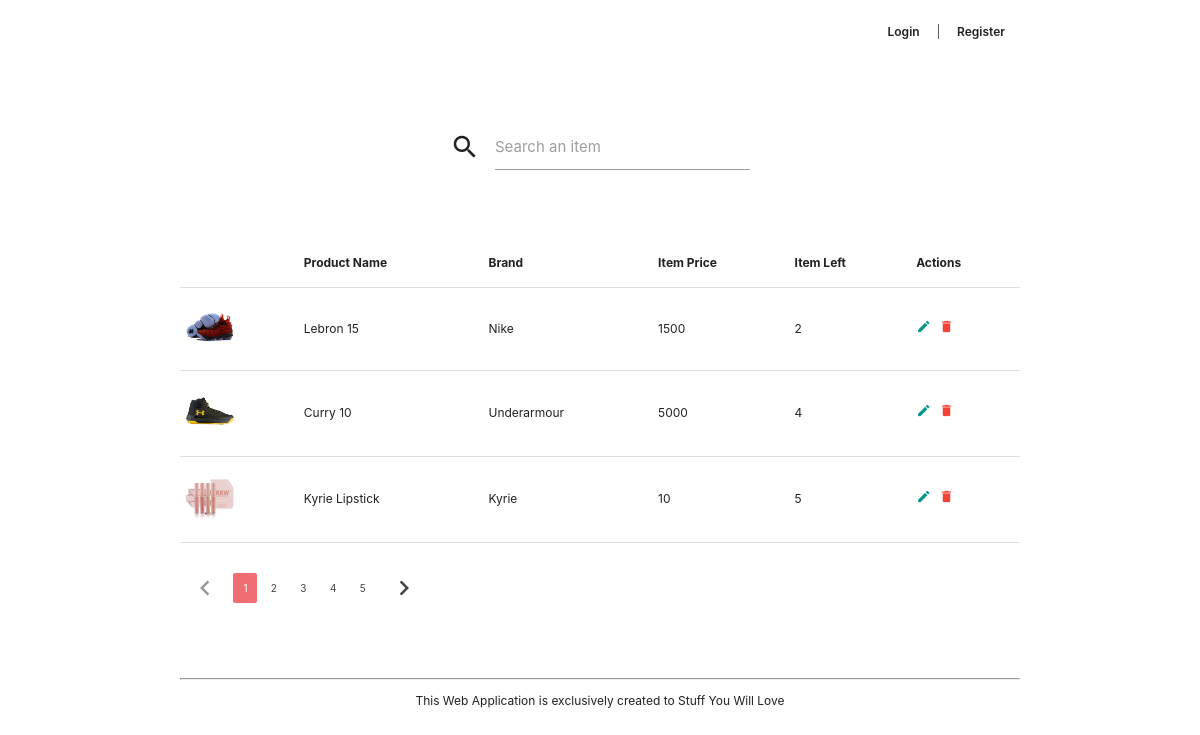
The page / on the database its author committed.
### products/models.py (models this page shows, shortened)
class Item(models.Model):
    products_name = models.CharField(max_length=150)
    slug = models.SlugField()
    brand = models.CharField(max_length=50)
    price = models.IntegerField(default=0)
    item_left = models.IntegerField(default=0)
    created = models.DateTimeField(auto_now_add=True, editable=False)
    last_updated = models.DateTimeField(auto_now_add=True, editable=False)
    thumb = models.ImageField(default='default.jpg',blank=True)

### products/views.py (the view)
# urls.py: 2. Add a URL to urlpatterns:  path('', views.home, name='home')
def home(request):
    items = Item.objects.all().order_by('created')
    return render(request, 'inventory/index.html', {'items':items})

### templates/inventory/index.html
{% extends 'inventory/base.html' %}
{% block content %}
        <nav>
            <div class="container">
                <div class="navigation">
                    <a href="">Login</a>
                    <a href="">Register</a>
                </div>
            </div>
        </nav>
            <div class="search">
                <div class="container">
                    <div class="row">
                        <div class="col l12">
                                <div class="input-field">
                                    <i class="material-icons prefix">search</i>
                                    <input id="last_name" type="text" class="validate">
                                    <label for="last_name">Search an item</label>
                                </div>
                        </div>
                        <div class="col l7">
                        </div>
                    </div>
                </div>
            </div>
            <div class="result">
                <div class="container">
                        <table>
                        <thead>
                            <tr>
                                <th></th>
                                <th>Product Name</th>
                                <th>Brand</th>
                                <th>Item Price</th>
                                <th>Item Left</th>
                                <th>Actions</th>
                            </tr>
                        </thead>
                        <tbody>
                            {% for item in items %}
                            <tr>
                            <td><img class="product-icon circle responsive-img" src="{{item.thumb.url}}" alt=""></td>
                            <td>{{item.products_name}}</td>
                            <td>{{item.brand}}</td>
                            <td>{{item.price}}</td>
                            <td>{{item.item_left}}</td>
                            <td><a href="{% url 'detail' slug=item.slug %}"><i class="material-icons prefix edit">create</i></a> <a href="#"><i class="material-icons prefix delete">delete</i></a></td>
                            </tr>
                            {% endfor %}
                        </tbody>
                        </table>
                        <ul class="pagination">
                            <li class="disabled"><a href="#!"><i class="material-icons">chevron_left</i></a></li>
                            <li class="active"><a href="#!">1</a></li>
                            <li class="waves-effect"><a href="#!">2</a></li>
                            <li class="waves-effect"><a href="#!">3</a></li>
                            <li class="waves-effect"><a href="#!">4</a></li>
                            <li class="waves-effect"><a href="#!">5</a></li>
                            <li class="waves-effect"><a href="#!"><i class="material-icons">chevron_right</i></a></li>
                        </ul>
                </div>
            </div>
            <footer>
                <div class="container">
                    <hr>
                    <p>This Web Application is exclusively created to Stuff You Will Love</p>
                </div>
            </footer>
{% endblock %}

### templates/inventory/base.html (shortened to what this page needs)
{% load static %}
<!DOCTYPE html>
<html lang="en">
<head>
    <link rel="stylesheet" href="https://cdnjs.cloudflare.com/ajax/libs/materialize/1.0.0-beta/css/materialize.min.css">
    <link rel="stylesheet" href="{% static 'css/style.css' %}">
</head>
  {% block content %}
  {% endblock %}
</body>
</html>

### static/css/style.css (style rules this page uses)
nav { color: #000; background: transparent; box-shadow: none; }
.navigation { float: right; }
.navigation a { color: #212121; font-weight: 600; margin-right: 1rem; }
.navigation a:first-child { padding-right: 1.2rem; border-right: 1px solid #616161; }
.search { margin: 4rem 0; font-size: 12px; }
.search .input-field { width: 300px; margin: 0 auto; }
.result .edit { color: #009688; margin-right: 0.3rem; font-size: 1rem; }
.result .delete { color: #f44336; font-size: 1rem; }
.pagination { margin-top: 2rem; }
.pagination li a { font-size: 10px; }
footer { margin-top: 5rem; text-align: center; }
.product-icon { width: 50px; height: auto; }

### rows shown on the page
Item: thumb (picture), products_name "Lebron 15", brand "Nike", price "1500", item_left "2"
Item: thumb (picture), products_name "Curry 10", brand "Underarmour", price "5000", item_left "4"
Item: thumb (picture), products_name "Kyrie Lipstick", brand "Kyrie", price "10", item_left "5"
